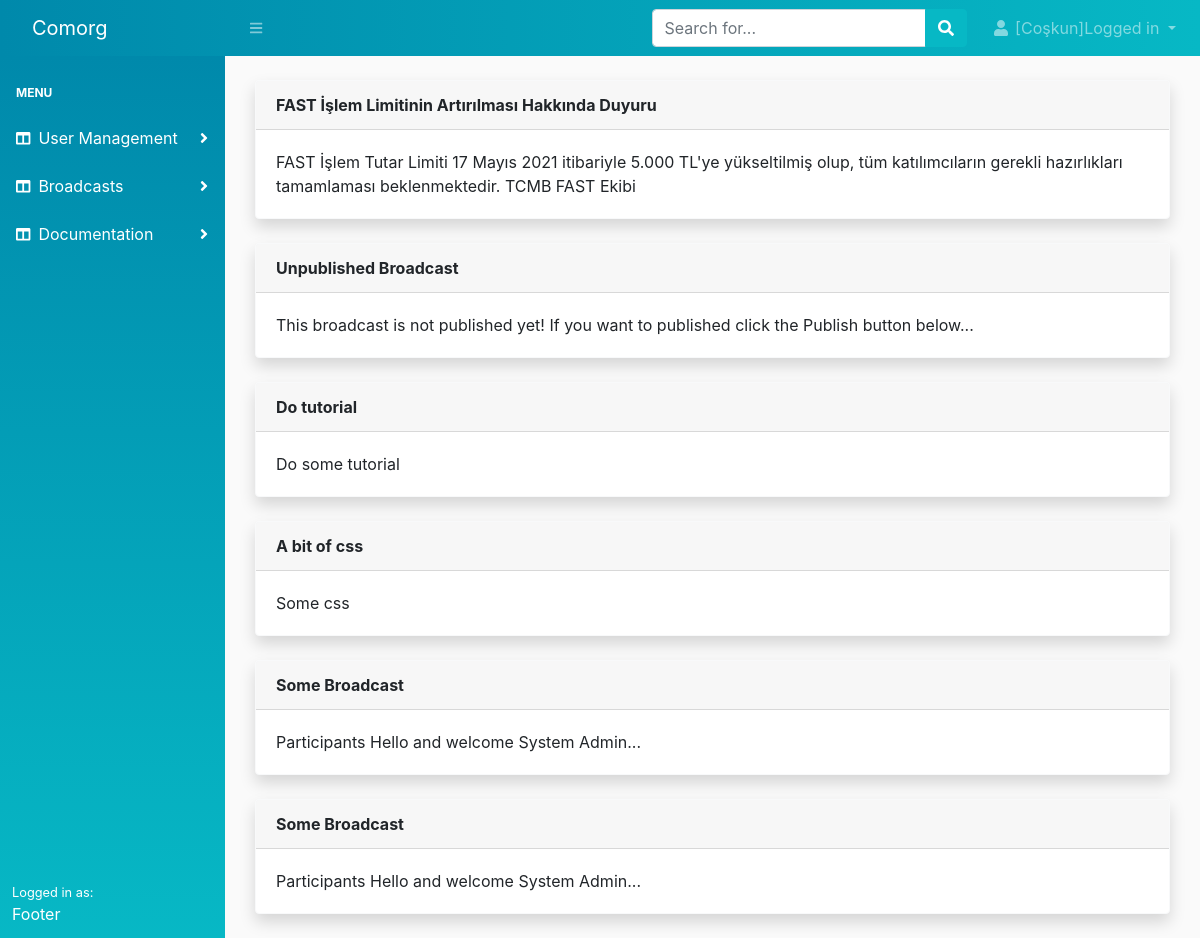
The page /communications/unpublished/ (signed in) on the database its author committed.
### account/models.py (models this page shows, shortened)
class User(AbstractUser):
    username = None
    email = models.EmailField(_('email address'), unique=True)
    participant = models.ForeignKey(
        Participant,
        on_delete=models.CASCADE,
        related_name='users')
    is_staff = models.BooleanField(default=False)
    is_active = models.BooleanField(default=True)
    USERNAME_FIELD = 'email'
    REQUIRED_FIELDS = ['participant']
    objects = UserManager()
    class Meta:
        permissions = [
            ('can_activate_user', 'Can activate user'),
            ('can_assing_role', 'Can assing role'),
        ]

### communication/models.py (models this page shows, shortened)
class Broadcast(models.Model):
    user = models.ForeignKey(User, on_delete=models.DO_NOTHING, related_name='broadcasts')
    title = models.CharField(max_length=250)
    body = models.TextField(blank=True, null=True)  # TODO: Add rich text widget here
    created = models.DateTimeField(auto_now_add=True)
    published = models.DateTimeField(blank=True, null=True)
    last_updated = models.DateTimeField(auto_now=True)
    is_published = models.BooleanField(default=False, verbose_name='Publish immediately')
    class Meta:
        db_table = 'broadcasts'
        ordering = ['-published']

### communication/views.py (the view)
# urls.py: path('unpublished/', views.list_unpublished, name='list_unpublished'),
@login_required
def list_unpublished(request):
    broadcasts = Broadcast.objects.filter(is_published=False)
    return render(
        request,
        'communication/broadcast/unpublished.html',
        {
            'broadcasts': broadcasts
        }
    )

### communication/templates/communication/broadcast/unpublished.html (shortened to what this page needs)
{% extends 'core/base.html' %}
{% block content %}
<div class="container-fluid">
    {% for broadcast in broadcasts %}
        <div class="card border-light shadow mb-4">
            <div class="card-header">
                <strong>{{ broadcast.title }}</strong>
            </div>
            <div class="card-body">
                <div class="card-text">
                    {{ broadcast.body }}
                </div>
            </div>
        </div>
    {% empty %}
        <div>
            <p>No broadcasts!</p>
        </div>
    {% endfor %}
</div>
{% endblock %}

### core/templates/core/topnav.html (shortened to what this page needs)
<nav class="sb-topnav navbar navbar-expand navbar-dark bg-dark-custom">
    <a class="navbar-brand" href="">Comorg</a>
    <button class="btn btn-link btn-sm order-1 order-lg-0" id="sidebarToggle" href="#"><i class="fas fa-bars"></i></button>
    <form class="d-none d-md-inline-block form-inline ml-auto mr-0 mr-md-3 my-2 my-md-0">
        <div class="input-group">
            <input class="form-control" type="text" placeholder="Search for..." aria-label="Search" aria-describedby="basic-addon2" />
            <div class="input-group-append">
                <button class="btn btn-primary" type="button"><i class="fas fa-search"></i></button>
            </div>
        </div>
    </form>
    <ul class="navbar-nav ml-auto ml-md-0">
        <li class="nav-item dropdown">
            <a class="nav-link dropdown-toggle" id="userDropdown" href="#" role="button" data-toggle="dropdown" aria-haspopup="true" aria-expanded="false"><i class="fas fa-user fa-fw"></i>
                {% if user.is_authenticated %}
                [{{user.first_name}}]Logged in
                {% endif %}
            </a>
        </li>
    </ul>
</nav>

### core/static/core/css/custom.css (style rules this page uses)
body { background-color: #fafafa; font-family: -apple-system, BlinkMacSystemFont, 'Segoe UI', Roboto, Oxygen, Ubuntu, Cantarell, 'Open Sans', 'Helvetica Neue', sans-serif; }
.bg-dark-custom { background-image: linear-gradient(to left, var(--blue), var(--cyan)); color:white; }
.nav-link { color: white; }

### rows shown on the page
User: first_name "Coşkun"
Broadcast: title "FAST İşlem Limitinin Artırılması Hakkında Duyuru", body "FAST İşlem Tutar Limiti 17 Mayıs 2021 itibariyle 5.000 TL'ye yükseltilmiş olup, tüm katılımcıların gerekli hazırlıkları tamamlaması beklenmektedir. TCMB FAST Ekibi"
Broadcast: title "Unpublished Broadcast", body "This broadcast is not published yet! If you want to published click the Publish button below..."
Broadcast: title "Do tutorial", body "Do some tutorial"
Broadcast: title "A bit of css", body "Some css"
Broadcast: title "Some Broadcast", body "Participants Hello and welcome System Admin..."
Broadcast: title "Some Broadcast", body "Participants Hello and welcome System Admin..."
